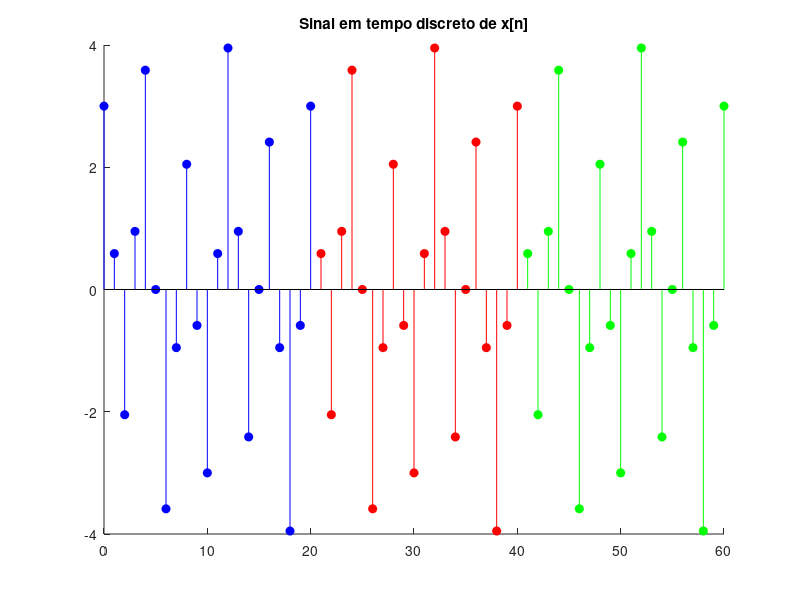

This figure's MATLAB source: (Note: this script raises an error after producing the figure.)
%% Atv1
clear
clc
close all

w = 0.1*pi; % freq angular
T = 0.1;    % Periodo
n = 0:60;   % n amostras
fs = 1;     % freq amostragem
N = -60:60; % N amostras

%% Ex1

figure
hold all

% Função fornecida no problema
x1 = 3*cos(n * pi / 2) + sin(n * pi / 5);

% Definindo os indices a serem separados
id1 = n <= 20;
id2 = (n > 20) & (n <= 40);
id3 = (n > 40) & (n <= 60);

% Plotando com cada periodo de cada cor
stem(n(id1), x1(id1), 'fill', '-b');
hold on;
stem(n(id2), x1(id2), 'fill', '-r');
stem(n(id3), x1(id3), 'fill', '-g');

% Titulo e labels
title('Sinal em tempo discreto de x[n]');
subtitle('Cada periodo de 20 amostras com uma cor diferente');
xlabel('n');
ylabel('x[n]');

hold off;

%%
figure
h = w/pi*sinc(w*N/pi);
%Sendo n um vetor de -W:W em que W é o tamanho da janela.

conv(x1,h,'same');
stem(N,h);
hold on;

% Aplicando filtro passabaixas
h_passabaixas = lowpass(h, 0.005, fs, 'ImpulseResponse', 'iir', 'Steepness', 0.5);
conv(x1,h_passabaixas,'same');
stem(N,h_passabaixas);

legend({'Impulso','Impulso com passa-baixas'});
title('Resposta ao impulso de h[n]');
xlabel('n');
ylabel('h[n]');

%%
figure
x2 = sin(w*n*2);

subplot(2, 1, 1);
hold all;
plot(n+1,x1, 'r-O');
plot(n,x2, 'black--o');

legend({'Original','Ideal'});
title('Sinal ideal em relacao ao original');
xlabel('n');
ylabel('x[n]');


% Filtrado ideal junto com filtrado
convolucao = conv(x1, h, 'same');

subplot(2, 1, 2);
hold all;
plot(n,x2, 'black--o');
plot(n, convolucao, 'b-o');

legend({'Ideal','Filtrado'});
title('Sinal filtrado em relacao ao ideal');
xlabel('n');
ylabel('x[n]');
